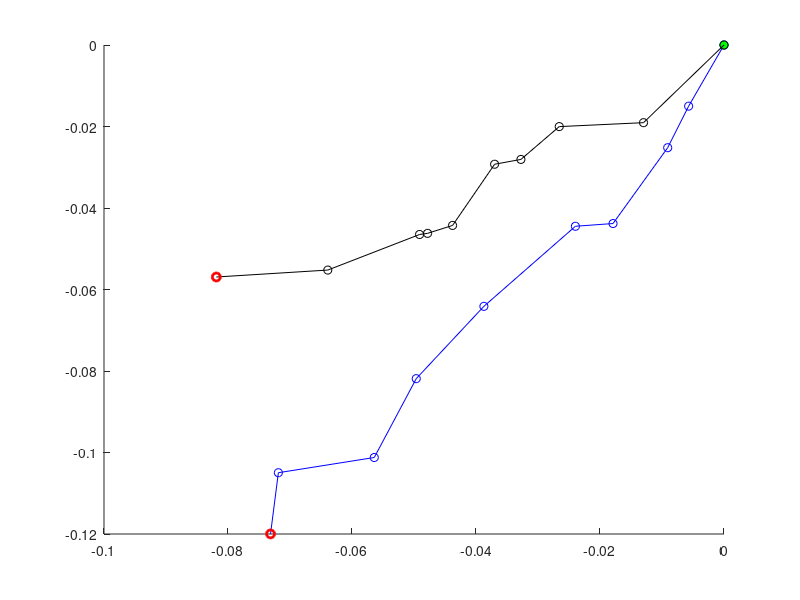

MATLAB code to generate this figure:
%% Simulate Random Walk for 2 Particle that Starts at Origin in 2D
clear all; clc; close all; % clean up

num_particle      = 2; 
START_TIME        = 0; %sec
STOP_TIME         = 10; %sec
movements_per_sec = 1;
numberOfSteps = (STOP_TIME-START_TIME)*movements_per_sec;

% vectors for random steps
rand_x_steps = 0.02*(rand((STOP_TIME-START_TIME)*movements_per_sec,num_particle)-1);
rand_y_steps = 0.02*(rand((STOP_TIME-START_TIME)*movements_per_sec,num_particle)-1);

xCoords = zeros((STOP_TIME-START_TIME)*movements_per_sec,num_particle); %particle start loc is assume 0,0
yCoords = zeros((STOP_TIME-START_TIME)*movements_per_sec,num_particle);


% loop through all steps
for step = 2 : numberOfSteps
    for idx = 1:num_particle
        % x-loc
        xCoords(step, idx) = xCoords(step-1, idx) + rand_x_steps(step,idx);%x1
        
        % y-loc
        yCoords(step, idx) = yCoords(step-1, idx) + rand_y_steps(step,idx);%y1
    end 
end


%% Plotting walk for two particles
colour = ['b','k'];

figure; hold on

for particle = 1:num_particle
    plot(xCoords(1,particle),xCoords(1,particle),'g*-','LineWidth',2); 
    plot(xCoords(:,particle),yCoords(:,particle),sprintf('%co-',colour(particle)));
    plot(xCoords(end,particle),yCoords(end,particle),'ro-','LineWidth',2);
    hold on; 
end
hold off

